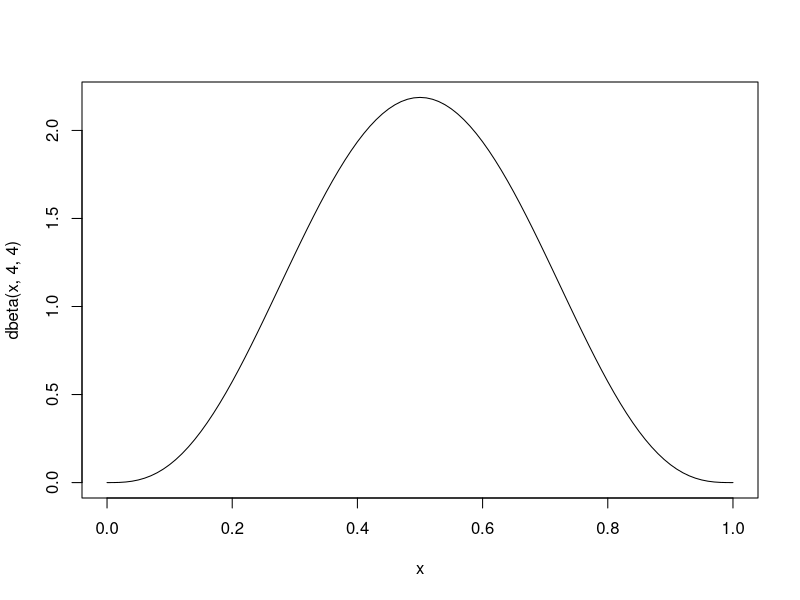
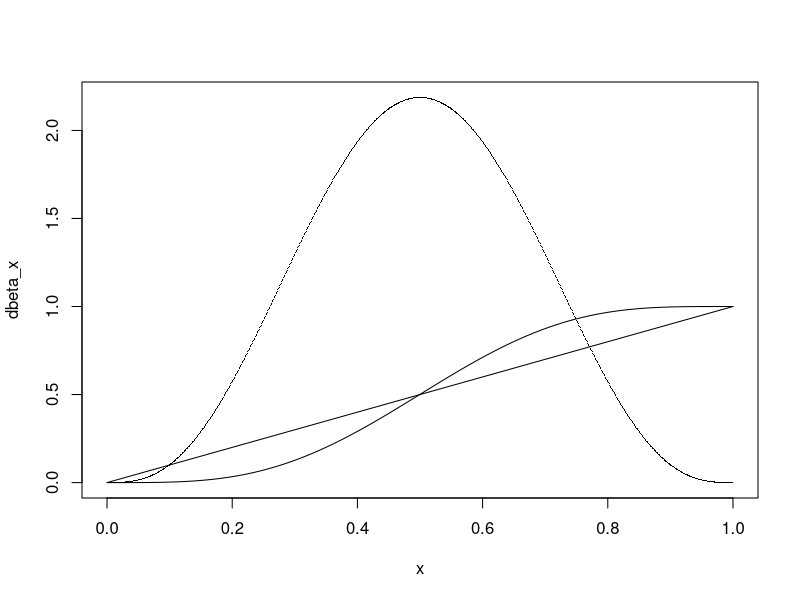
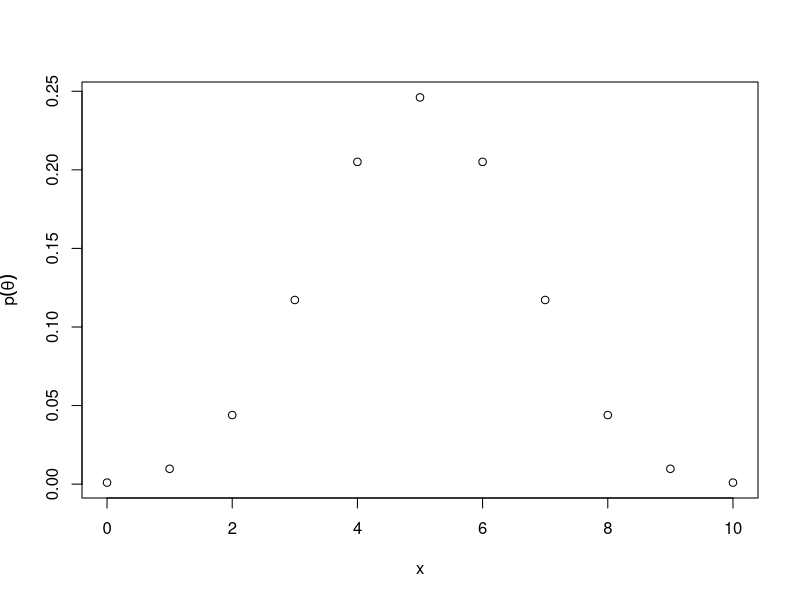
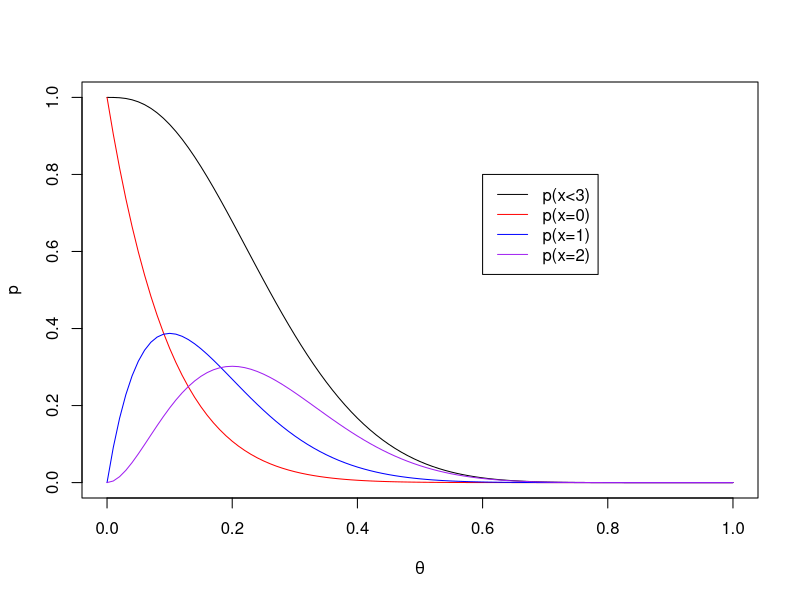
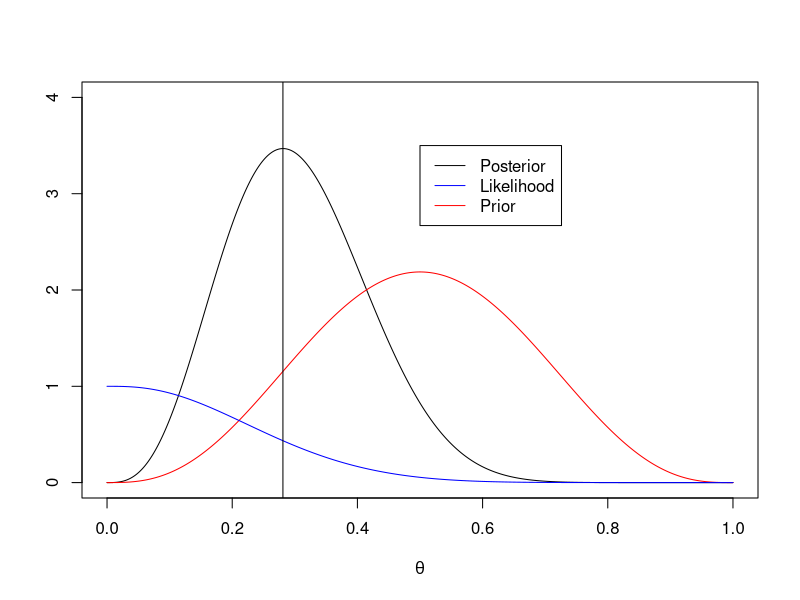
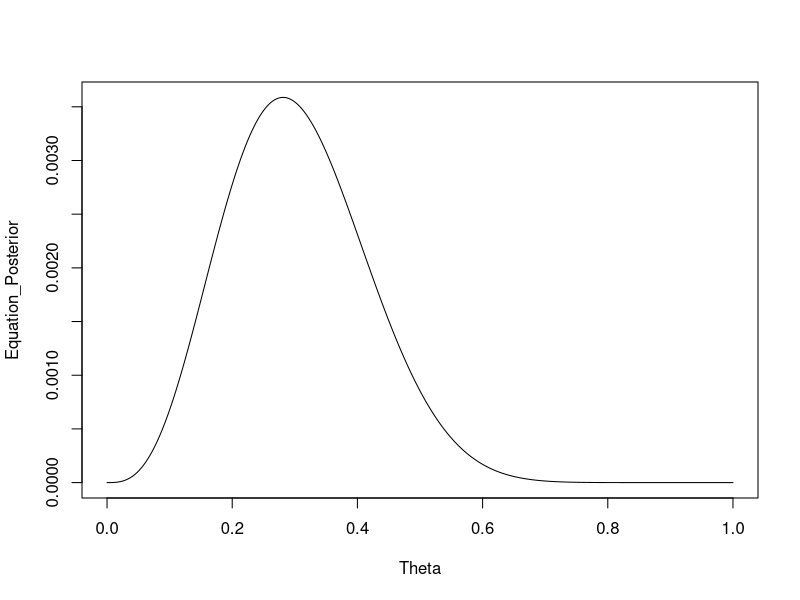
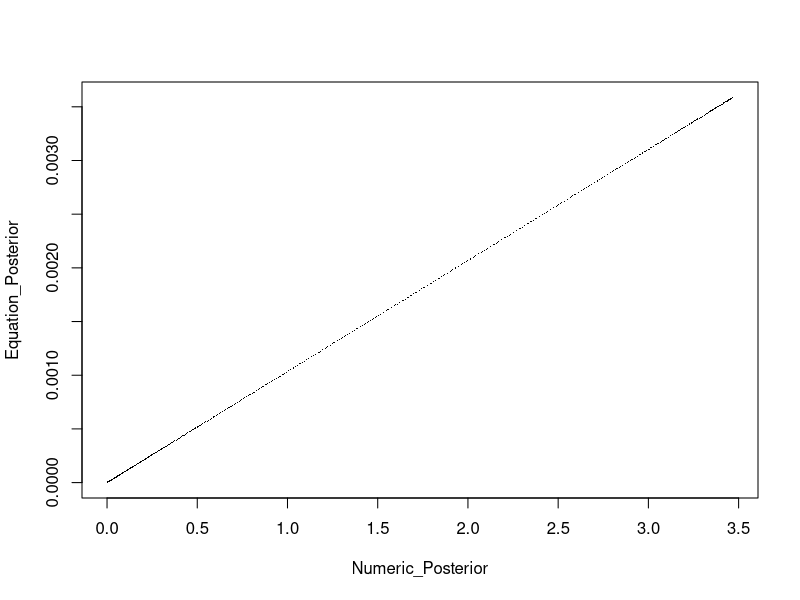

Write R code to recreate these figures, in order.
## ---- chunk 1
library(xtable)
## ---- chunk 2
curve(dbeta(x, 4, 4), from=0, to=1)
## ---- chunk 3
beta_distribution <- function(x, Alpha, Beta) {
    gamma(Alpha + Beta) / (gamma(Alpha) * gamma(Beta)) * 
        x^(Alpha - 1) * (1-x)^(Beta-1)
}    

x <- seq(0, 1, .1)
p_x <- beta_distribution(x, 4, 4)

cbind(x, p_x, dbeta=dbeta(x, 4, 4))
## ---- chunk 4
step_size <- 0.001
x <- seq(0, 1, step_size)
dbeta_x <- dbeta(x, 4, 4)
dbeta_x_step_size <- dbeta_x * step_size
sum(dbeta_x_step_size)

plot(dbeta_x~x, pch='.')
lines(x, x)
lines(x, cumsum(dbeta_x_step_size))
## ---- chunk 5
probability_binomial <- function(x, n, p) {
    choose(n=n, k=x) * p^x * (1-p)^(n-x)
}

x <- 0:10
p_x <- probability_binomial(x, 10, .5)
## ---- chunk 6
Table <- cbind(x, p_x, dbinom=dbinom(x, 10, .5))
print(xtable(Table), type='html', include.rownames=FALSE)
## ---- chunk 7
plot(x, p_x, ylab=expression(p(theta)))

## ---- chunk 8
x <- seq(0, 1, .01)
p_x <- pbinom(2, 10, x)

plot(x, p_x, type='l', xlab=expression(theta), ylab='p')
lines(x, dbinom(0, 10, x), col='red')
lines(x, dbinom(1, 10, x), col='blue')
lines(x, dbinom(2, 10, x), col='purple')
legend(0.6, 0.8, c('p(x<3)', 'p(x=0)', 'p(x=1)', 'p(x=2)'), lty=1, 
       col=c('black', 'red', 'blue', 'purple'))
## ---- chunk 9
Theta <- seq(0, 1, .001)

Likelihood <- pbinom(2, 10, Theta)
Prior <- dbeta(Theta, 4, 4)
Numeric_Posterior <- Likelihood * Prior / sum(Likelihood * Prior) / .001

plot(Theta, Numeric_Posterior, type='l', ylim=c(0,4), xlab=expression(theta), ylab='')
lines(Theta, Prior, col='red')
lines(Theta, Likelihood, col='blue')
legend(0.5, 3.5, c('Posterior', 'Likelihood', 'Prior'), 
       lty=1, col=c('black', 'blue', 'red'))

abline(v=Theta[which.max(Numeric_Posterior)])
## ---- chunk 10
posterior_direct <- function(Theta) {
    sum(sapply(0:2, function(i) choose(10, i) * 
        Theta ^(i+3) * (1-Theta)^(13-i)))
}

Theta <- seq(0, 1, .001)
Equation_Posterior <- sapply(Theta, function(X) posterior_direct(X))
plot(Theta, Equation_Posterior, type='l')
## ---- chunk 11
plot(Numeric_Posterior, Equation_Posterior, pch='.')
cor(Numeric_Posterior, Equation_Posterior)
